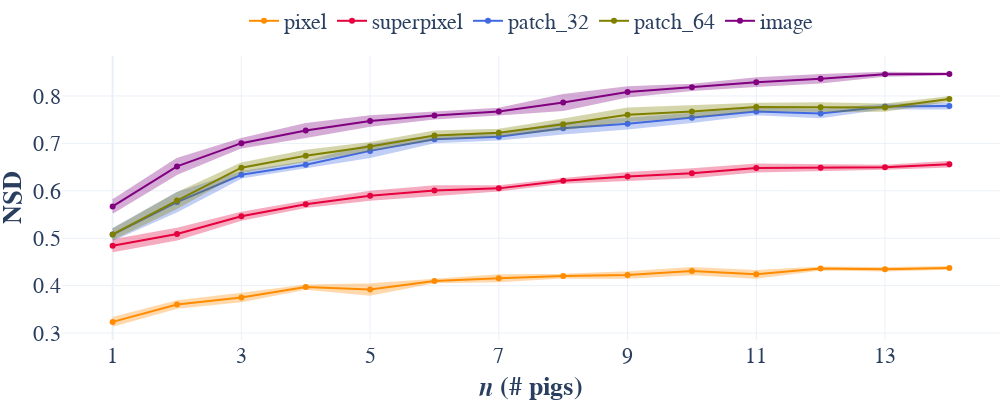

Notebook cell for this chart:
### Code cell
# NBVAL_IGNORE_OUTPUT
plot_metric(settings_seg.nsd_aggregation_short, "NSD")

### Figure 1 — Plotly figure (JSON) as saved in the notebook; plotly's stock layout.template omitted (floating-point values rounded to 4 significant figures)
{"data": [{"hovertemplate": "wavelength: %{x:.1f}<br>normalized reflectance: %{y:.5f}<br>standard deviation: %{text:.5f}", "legendgroup": "pixel", "line": {"color": "#FF8C00"}, "name": "pixel", "text": [0.008229, 0.006961, 0.007919, 0.003344, 0.01085, 0.002601, 0.006338, 0.003014, 0.005586, 0.006742, 0.007049, 0.002282, 0.002816, 0.001989], "type": "scatter", "x": [0, 1, 2, 3, 4, 5, 6, 7, 8, 9, 10, 11, 12, 13], "y": [0.3235, 0.3601, 0.3752, 0.3969, 0.3919, 0.4099, 0.4154, 0.4202, 0.4224, 0.4306, 0.4239, 0.4361, 0.4346, 0.4375]}, {"fill": "toself", "fillcolor": "#FF8C00", "hoverinfo": "skip", "legendgroup": "pixel", "line": {"color": "#FF8C00"}, "name": "pixel", "opacity": 0.32, "showlegend": false, "type": "scatter", "x": [0, 1, 2, 3, 4, 5, 6, 7, 8, 9, 10, 11, 12, 13, 13, 12, 11, 10, 9, 8, 7, 6, 5, 4, 3, 2, 1, 0], "y": [0.3318, 0.3671, 0.3831, 0.4003, 0.4027, 0.4125, 0.4217, 0.4232, 0.428, 0.4374, 0.4309, 0.4384, 0.4374, 0.4394, 0.4355, 0.4318, 0.4338, 0.4168, 0.4239, 0.4168, 0.4172, 0.409, 0.4073, 0.381, 0.3936, 0.3672, 0.3532, 0.3153]}, {"hovertemplate": "wavelength: %{x:.1f}<br>normalized reflectance: %{y:.5f}<br>standard deviation: %{text:.5f}", "legendgroup": "superpixel", "line": {"color": "#E6003D"}, "name": "superpixel", "text": [0.01143, 0.01137, 0.007384, 0.005887, 0.008388, 0.009128, 0.004614, 0.003952, 0.007397, 0.008554, 0.007446, 0.004699, 0.003089, 0.004854], "type": "scatter", "x": [0, 1, 2, 3, 4, 5, 6, 7, 8, 9, 10, 11, 12, 13], "y": [0.4841, 0.5088, 0.5464, 0.5715, 0.5895, 0.6007, 0.6051, 0.6209, 0.6302, 0.6369, 0.6479, 0.6488, 0.6495, 0.6562]}, {"fill": "toself", "fillcolor": "#E6003D", "hoverinfo": "skip", "legendgroup": "superpixel", "line": {"color": "#E6003D"}, "name": "superpixel", "opacity": 0.32, "showlegend": false, "type": "scatter", "x": [0, 1, 2, 3, 4, 5, 6, 7, 8, 9, 10, 11, 12, 13, 13, 12, 11, 10, 9, 8, 7, 6, 5, 4, 3, 2, 1, 0], "y": [0.4955, 0.5202, 0.5538, 0.5774, 0.5979, 0.6098, 0.6097, 0.6249, 0.6376, 0.6455, 0.6553, 0.6535, 0.6526, 0.661, 0.6513, 0.6464, 0.6441, 0.6404, 0.6284, 0.6228, 0.617, 0.6005, 0.5916, 0.5811, 0.5656, 0.539, 0.4975, 0.4727]}, {"hovertemplate": "wavelength: %{x:.1f}<br>normalized reflectance: %{y:.5f}<br>standard deviation: %{text:.5f}", "legendgroup": "patch_32", "line": {"color": "#4169E1"}, "name": "patch_32", "text": [0.01137, 0.01942, 0.005936, 0.006146, 0.01319, 0.006469, 0.005781, 0.01102, 0.01014, 0.008755, 0.005703, 0.007915, 0.003892, 0.005462], "type": "scatter", "x": [0, 1, 2, 3, 4, 5, 6, 7, 8, 9, 10, 11, 12, 13], "y": [0.5078, 0.5763, 0.6339, 0.6548, 0.6842, 0.7089, 0.7138, 0.732, 0.7416, 0.7539, 0.7671, 0.7631, 0.7778, 0.7789]}, {"fill": "toself", "fillcolor": "#4169E1", "hoverinfo": "skip", "legendgroup": "patch_32", "line": {"color": "#4169E1"}, "name": "patch_32", "opacity": 0.32, "showlegend": false, "type": "scatter", "x": [0, 1, 2, 3, 4, 5, 6, 7, 8, 9, 10, 11, 12, 13, 13, 12, 11, 10, 9, 8, 7, 6, 5, 4, 3, 2, 1, 0], "y": [0.5192, 0.5957, 0.6399, 0.661, 0.6974, 0.7154, 0.7196, 0.743, 0.7517, 0.7626, 0.7728, 0.771, 0.7816, 0.7844, 0.7734, 0.7739, 0.7551, 0.7614, 0.7451, 0.7314, 0.721, 0.708, 0.7024, 0.671, 0.6487, 0.628, 0.5569, 0.4964]}, {"hovertemplate": "wavelength: %{x:.1f}<br>normalized reflectance: %{y:.5f}<br>standard deviation: %{text:.5f}", "legendgroup": "patch_64", "line": {"color": "#808000"}, "name": "patch_64", "text": [0.01004, 0.01534, 0.009052, 0.01059, 0.007326, 0.008114, 0.006113, 0.009935, 0.01318, 0.01094, 0.006406, 0.00809, 0.006393, 0.003771], "type": "scatter", "x": [0, 1, 2, 3, 4, 5, 6, 7, 8, 9, 10, 11, 12, 13], "y": [0.5079, 0.5795, 0.6487, 0.674, 0.6935, 0.7168, 0.7225, 0.7402, 0.7605, 0.7674, 0.7769, 0.7765, 0.7755, 0.7937]}, {"fill": "toself", "fillcolor": "#808000", "hoverinfo": "skip", "legendgroup": "patch_64", "line": {"color": "#808000"}, "name": "patch_64", "opacity": 0.32, "showlegend": false, "type": "scatter", "x": [0, 1, 2, 3, 4, 5, 6, 7, 8, 9, 10, 11, 12, 13, 13, 12, 11, 10, 9, 8, 7, 6, 5, 4, 3, 2, 1, 0], "y": [0.518, 0.5948, 0.6577, 0.6846, 0.7008, 0.7249, 0.7286, 0.7501, 0.7737, 0.7784, 0.7834, 0.7845, 0.7819, 0.7974, 0.7899, 0.7691, 0.7684, 0.7705, 0.7565, 0.7473, 0.7303, 0.7164, 0.7087, 0.6861, 0.6634, 0.6396, 0.5641, 0.4979]}, {"hovertemplate": "wavelength: %{x:.1f}<br>normalized reflectance: %{y:.5f}<br>standard deviation: %{text:.5f}", "legendgroup": "image", "line": {"color": "#800080"}, "name": "image", "text": [0.01294, 0.01574, 0.008937, 0.01382, 0.01002, 0.006131, 0.006079, 0.01593, 0.009607, 0.005546, 0.008133, 0.007777, 0.003219, 0.0009346], "type": "scatter", "x": [0, 1, 2, 3, 4, 5, 6, 7, 8, 9, 10, 11, 12, 13], "y": [0.567, 0.6514, 0.7004, 0.7271, 0.7471, 0.7588, 0.7671, 0.7862, 0.8086, 0.8183, 0.829, 0.8362, 0.8456, 0.8464]}, {"fill": "toself", "fillcolor": "#800080", "hoverinfo": "skip", "legendgroup": "image", "line": {"color": "#800080"}, "name": "image", "opacity": 0.32, "showlegend": false, "type": "scatter", "x": [0, 1, 2, 3, 4, 5, 6, 7, 8, 9, 10, 11, 12, 13, 13, 12, 11, 10, 9, 8, 7, 6, 5, 4, 3, 2, 1, 0], "y": [0.5799, 0.6672, 0.7094, 0.7409, 0.7571, 0.7649, 0.7732, 0.8022, 0.8182, 0.8239, 0.8372, 0.844, 0.8488, 0.8474, 0.8455, 0.8424, 0.8285, 0.8209, 0.8128, 0.799, 0.7703, 0.761, 0.7527, 0.737, 0.7133, 0.6915, 0.6357, 0.554]}], "layout": {"font": {"family": "Libertinus Serif", "size": 22}, "height": 400, "hovermode": "x", "legend": {"orientation": "h", "x": 0.5, "xanchor": "center", "y": 1.05, "yanchor": "bottom"}, "margin": {"b": 0, "l": 0, "r": 0, "t": 0}, "title": {"x": 0.5}, "width": 1000, "xaxis": {"hoverformat": ".1f", "tickmode": "array", "ticktext": [1, 3, 5, 7, 9, 11, 13], "tickvals": [0, 2, 4, 6, 8, 10, 12], "title": {"text": "<b><i>n</i> (# pigs)</b>"}}, "yaxis": {"title": {"text": "<b>NSD</b>"}}}}
